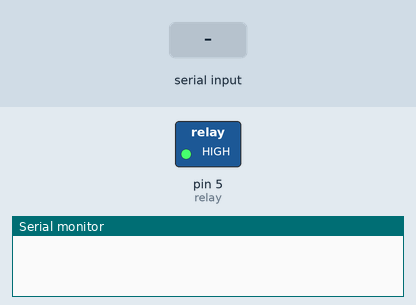
Simulated run of this sketch. Board: Arduino Uno, built with avr-gcc and run on an emulated ATmega328P. On the bench: switched loads named in the sketch (green lamp = pin HIGH), the last lines printed to the serial monitor. The test bench sets the inputs (shaded band). The modem accepts every AT command (registered, SIM ready, sends succeed) and sends nothing else.

Above: at 1.2 s.
1.3 s: "ON" received over the second serial link
At 2.9 s:
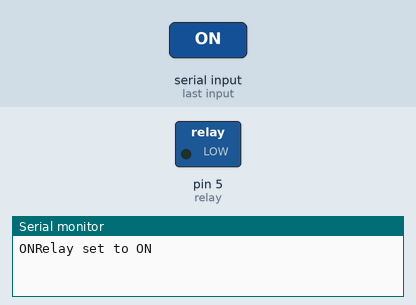
3.8 s: "OFF" received over the second serial link
At 7.2 s:
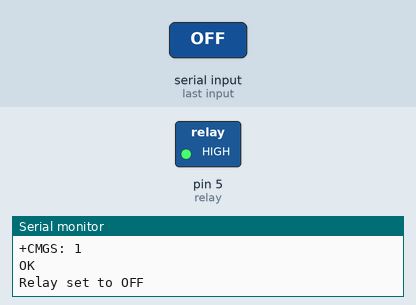
Timing chart, 0 to 8.7 s (numbered marks = the images above; inputs shaded):
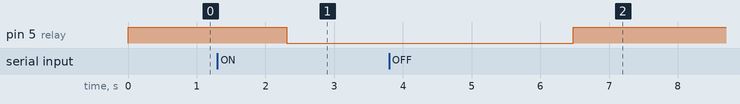

The sketch:

smsegar.ino
```cpp
#include <SoftwareSerial.h>
SoftwareSerial mySerial(7, 8);
String msg;
int relay = 5;

void setup()
{
  mySerial.begin(9600);   // Setting the baud rate of GSM Module
  Serial.begin(9600);    // Setting the baud rate of Serial Monitor (Arduino)
  pinMode(relay, OUTPUT);
  digitalWrite(relay,HIGH);
}

void loop()
{

if (mySerial.available()>0)
  {
    msg=mySerial.readString();
    Serial.print(msg);
    delay(10);
  }
  if(msg.indexOf("ON")>=0){
    Serial.println("Relay set to ON");
    digitalWrite(relay,LOW);
    KirimHidup();
    Serial.println("LAMPU ON");
    msg = ""; }
  if(msg.indexOf("OFF")>=0){
    Serial.println("Relay set to OFF");
    digitalWrite(relay,HIGH);
    KirimMati();
    Serial.println("LAMPU OFF");
    msg = ""; }
}


void ReceiveMessage()
{
  mySerial.println("AT+CNMI=2,2,0,0,0"); // AT Command to recieve a live SMS
  delay(1000);
  if (mySerial.available()>0)
  {
    msg=mySerial.read();
    Serial.print(msg);
  }
}

void KirimHidup(){
  mySerial.println("AT+CMGF=1");    //Sets the GSM Module in Text Mode
  delay(1000);  // Delay of 1000 milli seconds or 1 second
  mySerial.println("AT+CMGS=\"089637283042\"\r"); // Replace x with mobile number
  delay(1000);
  mySerial.println("LAMPU HIDUP");// The SMS text you want to send
  delay(100);
  mySerial.println((char)26);// ASCII code of CTRL+Z
  delay(1000);
}

void KirimMati(){
  mySerial.println("AT+CMGF=1");    //Sets the GSM Module in Text Mode
  delay(1000);  // Delay of 1000 milli seconds or 1 second
  mySerial.println("AT+CMGS=\"089637283042\"\r"); // Replace x with mobile number
  delay(1000);
  mySerial.println("LAMPU MATI");// The SMS text you want to send
  delay(100);
  mySerial.println((char)26);// ASCII code of CTRL+Z
  delay(1000);
}
```

Measured:
- after the input at 1.3 s, pin 5 (relay): HIGH → LOW after 1.0 s
- after the input at 3.8 s, pin 5 (relay): LOW → HIGH after 2.7 s
